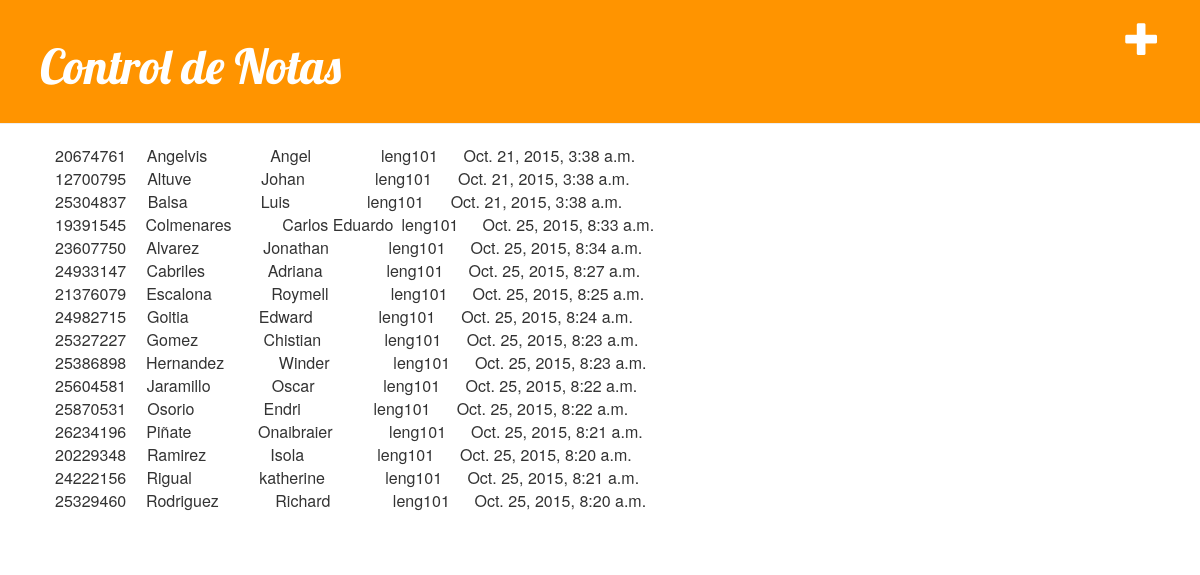
Screenshot of /leng2 with the database file from the repository.
### blog/models.py (models this page shows, shortened)
class Inscripcion(models.Model):
    alumno  = models.ForeignKey(Alumno)
    seccion = models.ForeignKey(Seccion)
    fecha =   models.DateTimeField(blank=True, null=True)

class Alumno(models.Model):
    cedula   = models.IntegerField(unique=True)
    nombre   = models.CharField(max_length=25)
    apellido = models.CharField(max_length=25)
    email    = models.EmailField(default='a@a.com')

class Seccion(models.Model):
    materia = models.ForeignKey(Materia)
    aula = models.ForeignKey(Aula)
    seccion = models.CharField(max_length=10)
    def __str__(self):
        return self.seccion

### blog/views.py (the view)
# urls.py: url(r'^leng2',                      views.inscripcion_leng2),
def inscripcion_leng2(request):
    inscripciones = Inscripcion.objects.filter(seccion = 3).order_by('alumno')
    return render(request,'blog/inscripcion_list.html',{'inscripciones':inscripciones})

### blog/templates/blog/inscripcion_list.html
{% extends "blog/base.html" %}
    {% block content %}
        {% for inscripcion in inscripciones %}
                <table>
                  <tr>
                    <td width="130"> {{ inscripcion.alumno.cedula }}</td>
                    <td width="240"> {{ inscripcion.alumno.apellido }}</td>
                    <td width="240"> {{ inscripcion.alumno.nombre }} </td>
                    <td width="130"> {{ inscripcion.seccion }} </td>
                    <td width="900"> {{ inscripcion.fecha }} </td>
                  </tr>
             </table>
        {% endfor %}
        <a href="{% url "blog.views.alumn_list" %}" class="top-menu"><span class="glyphicon glyphicon-plus"></span></a>
    {% endblock content %}

### blog/static/css/blog.css (style rules this page uses)
.top-menu, .top-menu:hover, .top-menu:visited { color: #ffffff; float: right; font-size: 26pt; margin-right: 20px; }

### rows the page displays
Inscripcion: alumno.cedula "20674761", alumno.apellido "Angelvis", alumno.nombre "Angel", seccion "leng101", fecha "Oct. 21, 2015, 3:38 a.m."
Inscripcion: alumno.cedula "12700795", alumno.apellido "Altuve", alumno.nombre "Johan", seccion "leng101", fecha "Oct. 21, 2015, 3:38 a.m."
Inscripcion: alumno.cedula "25304837", alumno.apellido "Balsa", alumno.nombre "Luis", seccion "leng101", fecha "Oct. 21, 2015, 3:38 a.m."
Inscripcion: alumno.cedula "19391545", alumno.apellido "Colmenares", alumno.nombre "Carlos Eduardo", seccion "leng101", fecha "Oct. 25, 2015, 8:33 a.m."
Inscripcion: alumno.cedula "23607750", alumno.apellido "Alvarez", alumno.nombre "Jonathan", seccion "leng101", fecha "Oct. 25, 2015, 8:34 a.m."
Inscripcion: alumno.cedula "24933147", alumno.apellido "Cabriles", alumno.nombre "Adriana", seccion "leng101", fecha "Oct. 25, 2015, 8:27 a.m."
Inscripcion: alumno.cedula "21376079", alumno.apellido "Escalona", alumno.nombre "Roymell", seccion "leng101", fecha "Oct. 25, 2015, 8:25 a.m."
Inscripcion: alumno.cedula "24982715", alumno.apellido "Goitia", alumno.nombre "Edward", seccion "leng101", fecha "Oct. 25, 2015, 8:24 a.m."
Inscripcion: alumno.cedula "25327227", alumno.apellido "Gomez", alumno.nombre "Chistian", seccion "leng101", fecha "Oct. 25, 2015, 8:23 a.m."
Inscripcion: alumno.cedula "25386898", alumno.apellido "Hernandez", alumno.nombre "Winder", seccion "leng101", fecha "Oct. 25, 2015, 8:23 a.m."
Inscripcion: alumno.cedula "25604581", alumno.apellido "Jaramillo", alumno.nombre "Oscar", seccion "leng101", fecha "Oct. 25, 2015, 8:22 a.m."
Inscripcion: alumno.cedula "25870531", alumno.apellido "Osorio", alumno.nombre "Endri", seccion "leng101", fecha "Oct. 25, 2015, 8:22 a.m."
Inscripcion: alumno.cedula "26234196", alumno.apellido "Piñate", alumno.nombre "Onaibraier", seccion "leng101", fecha "Oct. 25, 2015, 8:21 a.m."
Inscripcion: alumno.cedula "20229348", alumno.apellido "Ramirez", alumno.nombre "Isola", seccion "leng101", fecha "Oct. 25, 2015, 8:20 a.m."
Inscripcion: alumno.cedula "24222156", alumno.apellido "Rigual", alumno.nombre "katherine", seccion "leng101", fecha "Oct. 25, 2015, 8:21 a.m."
Inscripcion: alumno.cedula "25329460", alumno.apellido "Rodriguez", alumno.nombre "Richard", seccion "leng101", fecha "Oct. 25, 2015, 8:20 a.m."
